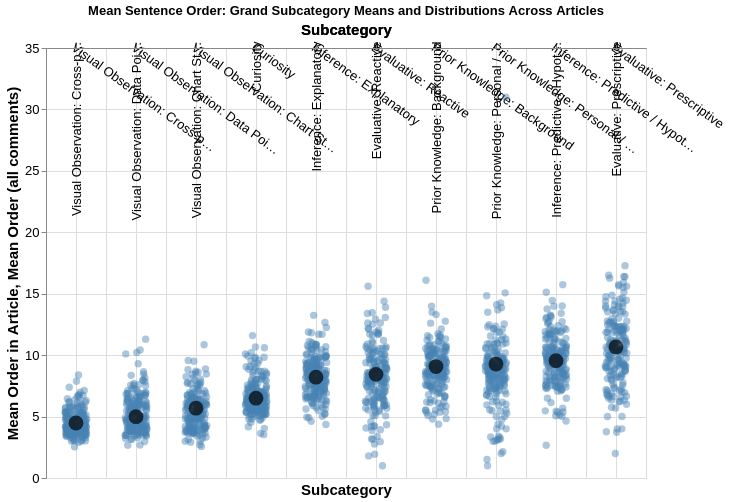

Here is the notebook cell this chart was saved with:
### Code cell
# Layered scatter plot: x=subcategories (ordered by grand mean), y=mean order

import numpy as np

# 1. Compute per-(article, category) means, used for scattered (jittered) small dots
per_article_subcat = (
    df_merged.groupby(['article_id', 'comment_tag'])['order']
    .mean()
    .reset_index()
)

# 2. Compute the grand mean by subcategory (all comments), used for large dots & sorting
grand_subcat_means = (
    df_merged.groupby('comment_tag')['order']
    .mean()
    .reset_index()
    .rename(columns={'order': 'grand_mean_order'})
)

# Sort subcategories by ascending grand mean (lowest mean order to highest)
cat_order = list(grand_subcat_means.sort_values('grand_mean_order')['comment_tag'])

# Jitter x for small dots (using order in sorted list)
np.random.seed(0)
cat_to_x = {cat: i for i, cat in enumerate(cat_order)}
per_article_subcat['jitter'] = (
    per_article_subcat['comment_tag']
    .map(cat_to_x)
    + np.random.uniform(-0.18, 0.18, size=len(per_article_subcat))
)

## Large dots for grand means (now sorted)
large_dots = alt.Chart(grand_subcat_means).mark_circle(size=220, color="black").encode(
    x=alt.X('comment_tag:N', title='Subcategory', sort=cat_order),
    y=alt.Y('grand_mean_order:Q', title='Mean Order (all comments)', scale=alt.Scale(zero=False)),
    tooltip=[
        alt.Tooltip("comment_tag:N"),
        alt.Tooltip("grand_mean_order:Q", format=".2f")
    ]
)

## Scatter small dots for per-article means (w/ jitter on x, sorted categories)
small_dots = alt.Chart(per_article_subcat).mark_circle(size=55, color="steelblue", opacity=0.45).encode(
    x=alt.X('jitter:Q',
        title='Subcategory',
        axis=alt.Axis(labels=False, ticks=False, domain=False),
        scale=alt.Scale(domain=[-0.5, len(cat_order)-0.5]),
    ),
    y=alt.Y('order:Q', title='Mean Order in Article', scale=alt.Scale(zero=False)),
    tooltip=[
        alt.Tooltip("comment_tag:N"),
        alt.Tooltip("article_id:N"),
        alt.Tooltip("order:Q", format=".2f")
    ]
)

# Invisible overlay to show x-axis ticks/labels at correct locations
x_labels = alt.Chart(grand_subcat_means).mark_text(opacity=0).encode(
    x=alt.X('comment_tag:N', title='Subcategory', sort=cat_order, axis=alt.Axis(labelAngle=36)),
    y=alt.value(0)
)

chart = alt.layer(
    small_dots,
    large_dots,
    x_labels
).properties(
    title="Mean Sentence Order: Grand Subcategory Means and Distributions Across Articles",
    width=600,
    height=430
).configure_axis(
    labelFontSize=13,
    titleFontSize=15
)

chart

### Figure 1 — Vega-Lite specification as saved in the notebook (floating-point values rounded to 4 significant figures; data arrays with more than 128 entries replaced by an {"elided": "..."} marker saying what was removed)
{"config": {"view": {"continuousWidth": 300, "continuousHeight": 300}, "axis": {"labelFontSize": 13, "titleFontSize": 15}}, "layer": [{"data": {"name": "data-19a27623915d462292724572428dd1b3"}, "mark": {"type": "circle", "color": "steelblue", "opacity": 0.45, "size": 55}, "encoding": {"tooltip": [{"field": "comment_tag", "type": "nominal"}, {"field": "article_id", "type": "nominal"}, {"field": "order", "format": ".2f", "type": "quantitative"}], "x": {"axis": {"domain": false, "labels": false, "ticks": false}, "field": "jitter", "scale": {"domain": [-0.5, 9.5]}, "title": "Subcategory", "type": "quantitative"}, "y": {"field": "order", "scale": {"zero": false}, "title": "Mean Order in Article", "type": "quantitative"}}}, {"data": {"name": "data-62d22f73698c48ddadbd0a9eb3b15ebd"}, "mark": {"type": "circle", "color": "black", "size": 220}, "encoding": {"tooltip": [{"field": "comment_tag", "type": "nominal"}, {"field": "grand_mean_order", "format": ".2f", "type": "quantitative"}], "x": {"field": "comment_tag", "sort": ["Visual Observation: Cross-point Pattern Recognition", "Visual Observation: Data Point Extraction", "Visual Observation: Chart Structure & Text", "Curiosity", "Inference: Explanatory", "Evaluative: Reactive", "Prior Knowledge: Background", "Prior Knowledge: Personal / Episodic", "Inference: Predictive / Hypothetical", "Evaluative: Prescriptive"], "title": "Subcategory", "type": "nominal"}, "y": {"field": "grand_mean_order", "scale": {"zero": false}, "title": "Mean Order (all comments)", "type": "quantitative"}}}, {"data": {"name": "data-62d22f73698c48ddadbd0a9eb3b15ebd"}, "mark": {"type": "text", "opacity": 0}, "encoding": {"x": {"axis": {"labelAngle": 36}, "field": "comment_tag", "sort": ["Visual Observation: Cross-point Pattern Recognition", "Visual Observation: Data Point Extraction", "Visual Observation: Chart Structure & Text", "Curiosity", "Inference: Explanatory", "Evaluative: Reactive", "Prior Knowledge: Background", "Prior Knowledge: Personal / Episodic", "Inference: Predictive / Hypothetical", "Evaluative: Prescriptive"], "title": "Subcategory", "type": "nominal"}, "y": {"value": 0}}}], "height": 430, "title": "Mean Sentence Order: Grand Subcategory Means and Distributions Across Articles", "width": 600, "$schema": "https://vega.github.io/schema/vega-lite/v6.1.0.json", "datasets": {"data-19a27623915d462292724572428dd1b3": {"elided": "1899 records"}, "data-62d22f73698c48ddadbd0a9eb3b15ebd": [{"comment_tag": "Curiosity", "grand_mean_order": 6.498}, {"comment_tag": "Evaluative: Prescriptive", "grand_mean_order": 10.67}, {"comment_tag": "Evaluative: Reactive", "grand_mean_order": 8.435}, {"comment_tag": "Inference: Explanatory", "grand_mean_order": 8.209}, {"comment_tag": "Inference: Predictive / Hypothetical", "grand_mean_order": 9.553}, {"comment_tag": "Prior Knowledge: Background", "grand_mean_order": 9.067}, {"comment_tag": "Prior Knowledge: Personal / Episodic", "grand_mean_order": 9.273}, {"comment_tag": "Visual Observation: Chart Structure & Text", "grand_mean_order": 5.683}, {"comment_tag": "Visual Observation: Cross-point Pattern Recognition", "grand_mean_order": 4.476}, {"comment_tag": "Visual Observation: Data Point Extraction", "grand_mean_order": 4.993}]}}
